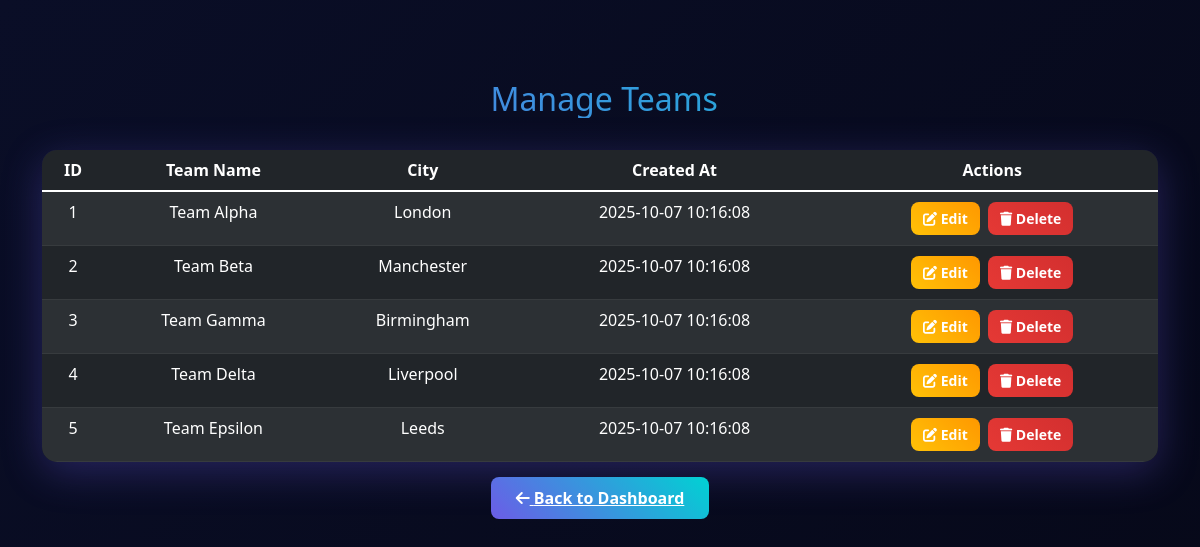
Screenshot of /view_teams.php with the database file from the repository.
### tables this page shows
CREATE TABLE IF NOT EXISTS team (
    id INT PRIMARY KEY AUTO_INCREMENT,
    name VARCHAR(100) NOT NULL,
    city VARCHAR(50),
    created_at TIMESTAMP DEFAULT CURRENT_TIMESTAMP
);

### view_teams.php (the view, shortened to what this page needs)
<?php
require_once 'dbconnect.php';
$sql = "SELECT * FROM team ORDER BY id ASC";
$result = mysqli_query($conn, $sql);
?>
<!DOCTYPE html>
<html lang="en">
<head>
    <link href="https://cdn.jsdelivr.net/npm/bootstrap@5.1.3/dist/css/bootstrap.min.css" rel="stylesheet">
    <link rel="stylesheet" href="https://cdnjs.cloudflare.com/ajax/libs/font-awesome/6.0.0/css/all.min.css">
</head>
<body>
<div class="container">
    <h2><i class="fas fa-people-group"></i> Manage Teams</h2>
    <table class="table table-dark table-striped text-center">
        <thead>
            <tr>
                <th>ID</th>
                <th>Team Name</th>
                <th>City</th>
                <th>Created At</th>
                <th>Actions</th>
            </tr>
        </thead>
        <tbody>
            <?php $delay = 0.7; while ($row = mysqli_fetch_assoc($result)): ?>
                <tr style="animation-delay: <?= $delay ?>s">
                    <td><?= $row['id'] ?></td>
                    <td><?= htmlspecialchars($row['name']) ?></td>
                    <td><?= htmlspecialchars($row['city']) ?></td>
                    <td><?= $row['created_at'] ?></td>
                    <td>
                        <a href="edit_team.php?id=<?= $row['id'] ?>" class="btn btn-sm btn-action btn-edit">
                            <i class="fas fa-edit"></i> Edit
                        </a>
                        <a href="delete.php?type=team&id=<?= $row['id'] ?>"
                           onclick="return confirm('Are you sure you want to delete this team?');"
                           class="btn btn-sm btn-action btn-delete">
                            <i class="fas fa-trash"></i> Delete
                        </a>
                    </td>
                </tr>
            <?php $delay += 0.2; endwhile; ?>
        </tbody>
    </table>
    <div class="text-center mt-4">
        <a href="admin_menu.php" class="btn-back"><i class="fas fa-arrow-left"></i> Back to Dashboard</a>
    </div>
</div>
</body>
</html>

### view_teams.php (style rules this page uses)
body { background: linear-gradient(135deg, #0A0E27 0%, #060818 100%); color: white; min-height: 100vh; padding-top: 80px; opacity: 0; animation: pageFade 0.8s ease forwards; }
h2 { text-align: center; margin-bottom: 2rem; background: linear-gradient(45deg, #6C5CE7, #00D2D3); -webkit-background-clip: text; -webkit-text-fill-color: transparent; opacity: 0; transform: translateY(-30px); animation: slideDown 0.8s ease forwards; animation-delay: 0.2s; }
.table { border-radius: 15px; overflow: hidden; box-shadow: 0 10px 40px rgba(108, 92, 231, 0.3); opacity: 0; transform: translateY(30px); animation: fadeUp 0.8s ease forwards; animation-delay: 0.5s; }
.table tbody tr { opacity: 0; transform: translateY(20px); animation: rowFade 0.6s ease forwards; }
.table tbody tr:nth-child(1) { animation-delay: 0.7s; }
.table tbody tr:nth-child(2) { animation-delay: 0.9s; }
.table tbody tr:nth-child(3) { animation-delay: 1.1s; }
.table thead { background: rgba(108, 92, 231, 0.2); }
.btn-action { margin: 2px; border: none; border-radius: 8px; font-weight: bold; padding: 6px 12px; transition: all 0.3s ease; }
.btn-edit { background: linear-gradient(45deg, #FFC107, #FF9800); color: #fff; }
.btn-delete { background: linear-gradient(45deg, #E53935, #D32F2F); color: #fff; }
.btn-back { background: linear-gradient(45deg, #6C5CE7, #00D2D3); border: none; color: white; padding: 10px 25px; border-radius: 8px; font-weight: bold; transition: all 0.3s ease; opacity: 0; animation: fadeUp 0.8s ease forwards; animation-delay: 1.2s; }

### rows the page displays
team: id "1", name "Team Alpha", city "London", created_at "2025-10-07 10:16:08"
team: id "2", name "Team Beta", city "Manchester", created_at "2025-10-07 10:16:08"
team: id "3", name "Team Gamma", city "Birmingham", created_at "2025-10-07 10:16:08"
team: id "4", name "Team Delta", city "Liverpool", created_at "2025-10-07 10:16:08"
team: id "5", name "Team Epsilon", city "Leeds", created_at "2025-10-07 10:16:08"
